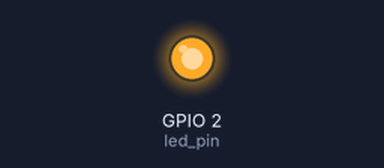
Bench run of a sketch on a simulated ESP32. Parts: output pins drawn as LEDs (lit = HIGH).

Above: at 0.15 s.
At 5.7 s:
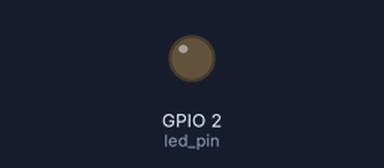
Timing chart, 0 to 6.9 s (numbered marks = the images above):
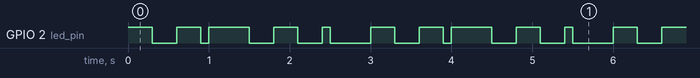

Measured:
- by itself, GPIO 2 (led_pin): repeats every 3.0 s: LOW 0.30 s, HIGH 0.30 s, LOW 0.10 s, HIGH 0.50 s, LOW 0.30 s, HIGH 0.30 s, LOW 0.30 s, HIGH 0.10 s, LOW 0.50 s, HIGH 0.30 s
- by itself, everything shown: repeats every 3.0 s, in 10 steps

The sketch:

part3_led_blink_2.ino
```cpp
static const int rate_1 = 500;
static const int rate_2 = 300;

static const int led_pin = LED_BUILTIN;

// Task 1
void LED_1(void *parameter) {
  while(1) {
    digitalWrite(led_pin, HIGH);
    vTaskDelay(rate_1 / portTICK_PERIOD_MS);
    digitalWrite(led_pin, LOW);
    vTaskDelay(rate_1 / portTICK_PERIOD_MS);
  }
}

// Task 2
void LED_2(void *parameter) {
  while(1) {
    digitalWrite(led_pin, HIGH);
    vTaskDelay(rate_2 / portTICK_PERIOD_MS);
    digitalWrite(led_pin, LOW);
    vTaskDelay(rate_2 / portTICK_PERIOD_MS);
  }
}

void setup() {

  pinMode(led_pin, OUTPUT);

  xTaskCreatePinnedToCore(
              LED_1,
              "LED 1",
              1024,
              NULL,
              1,
              NULL,
              1);

  xTaskCreatePinnedToCore(
              LED_2,
              "LED 2",
              1024,
              NULL,
              1,
              NULL,
              1);
}

void loop() {

}
```
